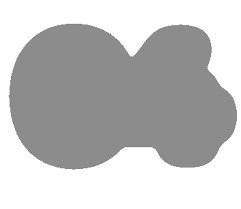
#> input picture gourd3.bmp, 241 x 209 px
$ python prueba.py
#> lines starting #> are read from the running program, lines starting #| are printed output that depends on the picture; after the words box and inside, x2 and y2 are one past the last pixel; in counts of white or black regions, pixels touching at a corner belong together
import numpy as np
import matplotlib.pyplot as plt
from skimage import io, color, filters, measure
from scipy.interpolate import splev, splrep

# Cargar la imagen
imagen = io.imread('gourd3.bmp')
#> imagen is the input picture: shape (209, 241, 3); min 120, max 255, mean 194.6

# Verificar si la imagen está en RGB, de lo contrario convertirla
if len(imagen.shape) == 3 and imagen.shape[2] == 3:
    imagen_gris = color.rgb2gray(imagen)
else:
    imagen_gris = imagen  # La imagen ya está en escala de grises

# Umbralizar la imagen
umbral = filters.threshold_otsu(imagen_gris)
#> umbral = 0.769
imagen_binaria = imagen_gris > umbral
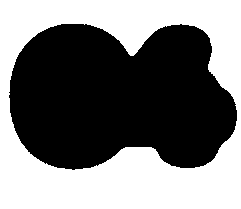
#> imagen_binaria: shape (209, 241) bool; 47.6% white; 1 white region, box (x1, y1, x2, y2) and area: (0, 0, 241, 209) 23974

# Detectar contornos
contornos = measure.find_contours(imagen_binaria, level=0.8)
#> contornos = 1 point arrays, longest 875 points

# Crear una nueva figura para mostrar la imagen binaria con los contornos
plt.figure()
plt.imshow(imagen_binaria, cmap='gray')
plt.title('Todos los contornos detectados')
for contorno in contornos:
    plt.plot(contorno[:, 1], contorno[:, 0], 'r', linewidth=2)
#> this loop made 1 pass
plt.show()
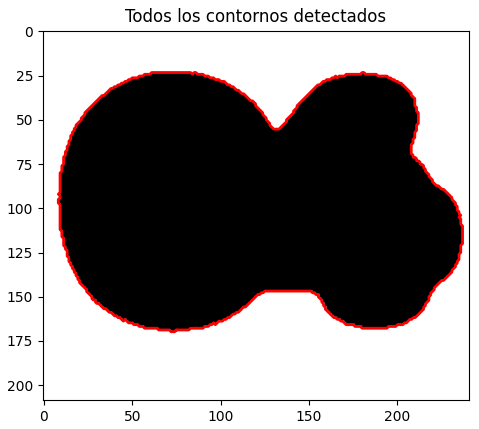
#> figure drawn by matplotlib, 1 panel

# Determinar el tamaño de la imagen
alto, ancho = imagen_binaria.shape
#> alto = 209; ancho = 241

# Crear una nueva figura para mostrar los contornos interpolados
plt.figure()
plt.imshow(imagen, cmap='gray')
plt.title('Contornos interpolados')
for contorno in contornos:
    # Calcular el área del contorno
    area_contorno = np.abs(np.trapz(contorno[:, 1], contorno[:, 0]))

    # Si el área del contorno es significativamente menor que el área de la imagen
    if area_contorno < alto * ancho * 0.9:  # Ajustar este umbral según sea necesario (90%)
        t = np.arange(contorno.shape[0])
        ts = np.linspace(0, t.max(), 1000)

        # Ajustar un spline a los puntos del contorno
        spline_x = splev(ts, splrep(t, contorno[:, 1]))
        spline_y = splev(ts, splrep(t, contorno[:, 0]))

        # Dibujar el spline ajustado
        plt.plot(spline_x, spline_y, 'b', linewidth=2)
#> this loop made 1 pass
#> area_contorno on pass 1: 26579.5

plt.axis('equal')
plt.axis('off')
plt.show()
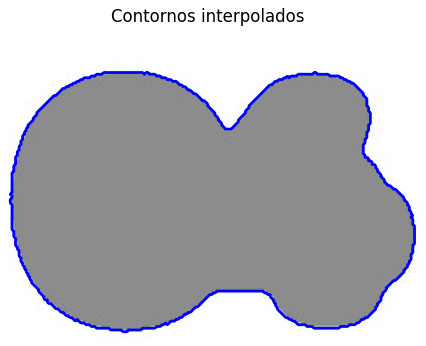
#> figure drawn by matplotlib, 1 panel
